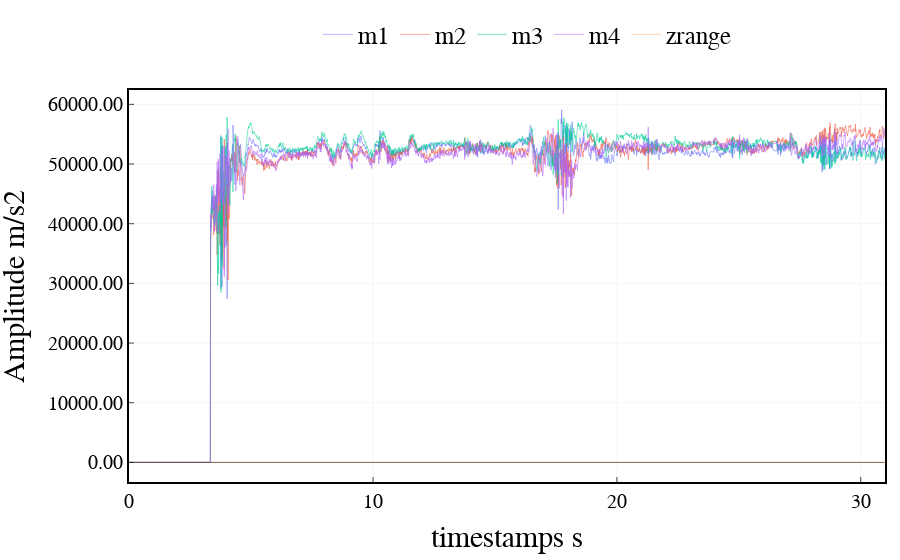

Notebook code for this chart:
### Code cell
# 画图：4个motor+高度计
import scipy.signal as signal_p

# Define filter parameters
fs = 100  # Sampling frequency
fc = 4  # Cutoff frequency
order = 6  # Filter order



# Create low-pass Butterworth filter
b, a = signal_p.butter(order, fc / (fs / 2), btype='low')

# Apply filter to signal data
signalf = signal_p.filtfilt(b, a, imu_data[:,:6], axis=0)
timestamp = imu_data[:,-2]
fig = go.Figure()
fig.add_trace(go.Scatter(x=timestamp, y=imu_data[:,3],
                    mode='lines',
                    line=dict(width=0.5),
                    name='m1'))
fig.add_trace(go.Scatter(x=timestamp, y=imu_data[:,4],
                    mode='lines',
                    line=dict(width=0.5),
                    name='m2'))
fig.add_trace(go.Scatter(x=timestamp, y=imu_data[:,5],
                    mode='lines',
                    line=dict(width=0.5),
                    name='m3'))
fig.add_trace(go.Scatter(x=timestamp, y=imu_data[:,6],
                    mode='lines',
                    line=dict(width=0.5),
                    name='m4'))
fig.add_trace(go.Scatter(x=timestamp, y=imu_data[:,8]/1000,
                    mode='lines',
                    line=dict(width=0.5),
                    name='zrange'))


# # Add a rectangle to the plot
# fig.add_shape(type='rect',
#               x0=0,
#               y0=-2,
#               x1=10,
#               y1=2,
#               line=dict(color='blue', width=0.5),
#             #   fillcolor='lightblue',
#               opacity=0.5)

fig.add_shape(type='line',
                x0=0,
                y0=0,
                x1=timestamp[-1].astype(float),
                y1=0,
                line=dict(color='black', width=0.5),
            #   fillcolor='lightblue',
                opacity=1)

    
    


fig.update_layout(xaxis_title='timestamps s',
                        yaxis_title='Amplitude m/s2',
                        font=dict(size=25, family='Arial', color='rgb(0, 0, 0)'),
                        margin={'l': 15, 'r': 15, 't': 15, 'b': 15},
                        # width=1000, height=400,
                        legend=dict(
                            yanchor="top",
                            y=1.2,
                            xanchor="left",
                            x = 0.25,
                            font=dict(
                                family='Arial',
                                size=25,
                                color='rgb(0, 0, 0)',
                            ),
                            orientation="h",
                            # bordercolor="Black",
                            # borderwidth=1
                        ),
                        plot_bgcolor='rgb(255,255,255)',
                        xaxis=dict(
                            showline=True,
                            linecolor='rgb(0, 0, 0)',
                            linewidth=2,
                            ticks='inside',
                            tickfont=dict(
                                family='Arial',
                                size=20,
                                color='rgb(0, 0, 0)',
                            ),
                            tick0 = 150,
                            dtick = 10,
                            gridcolor='rgb(245, 245, 245)',
                            mirror=True
                        ),
                        yaxis=dict(
                            # range = [0, 1],
                            showline=True,
                            linecolor='rgb(0, 0, 0)',
                            linewidth=2,
                            ticks='inside',
                            tickfont=dict(
                                family='Arial',
                                size=20,
                                color='rgb(0, 0, 0)',
                            ),
                            tickformat='.2f',   # y轴刻度分辨率
                            gridcolor='rgb(245, 245, 245)',
                            mirror=True
                        ),
        )

fig.show()

### Figure 1 — Plotly figure (JSON) as saved in the notebook; plotly's stock layout.template omitted (floating-point values rounded to 4 significant figures; data arrays with more than 128 entries replaced by an {"elided": "..."} marker saying what was removed)
{"data": [{"line": {"width": 0.5}, "mode": "lines", "name": "m1", "type": "scatter", "x": {"elided": "3100 float values"}, "y": {"elided": "3100 int values"}}, {"line": {"width": 0.5}, "mode": "lines", "name": "m2", "type": "scatter", "x": {"elided": "3100 float values"}, "y": {"elided": "3100 int values"}}, {"line": {"width": 0.5}, "mode": "lines", "name": "m3", "type": "scatter", "x": {"elided": "3100 float values"}, "y": {"elided": "3100 int values"}}, {"line": {"width": 0.5}, "mode": "lines", "name": "m4", "type": "scatter", "x": {"elided": "3100 float values"}, "y": {"elided": "3100 int values"}}, {"line": {"width": 0.5}, "mode": "lines", "name": "zrange", "type": "scatter", "x": {"elided": "3100 float values"}, "y": {"elided": "3100 float values"}}], "layout": {"font": {"color": "rgb(0, 0, 0)", "family": "Arial", "size": 25}, "legend": {"font": {"color": "rgb(0, 0, 0)", "family": "Arial", "size": 25}, "orientation": "h", "x": 0.25, "xanchor": "left", "y": 1.2, "yanchor": "top"}, "margin": {"b": 15, "l": 15, "r": 15, "t": 15}, "plot_bgcolor": "rgb(255,255,255)", "shapes": [{"line": {"color": "black", "width": 0.5}, "opacity": 1, "type": "line", "x0": 0, "x1": 30.98, "y0": 0, "y1": 0}], "xaxis": {"dtick": 10, "gridcolor": "rgb(245, 245, 245)", "linecolor": "rgb(0, 0, 0)", "linewidth": 2, "mirror": true, "showline": true, "tick0": 150, "tickfont": {"color": "rgb(0, 0, 0)", "family": "Arial", "size": 20}, "ticks": "inside", "title": {"text": "timestamps s"}}, "yaxis": {"gridcolor": "rgb(245, 245, 245)", "linecolor": "rgb(0, 0, 0)", "linewidth": 2, "mirror": true, "showline": true, "tickfont": {"color": "rgb(0, 0, 0)", "family": "Arial", "size": 20}, "tickformat": ".2f", "ticks": "inside", "title": {"text": "Amplitude m/s2"}}}}
